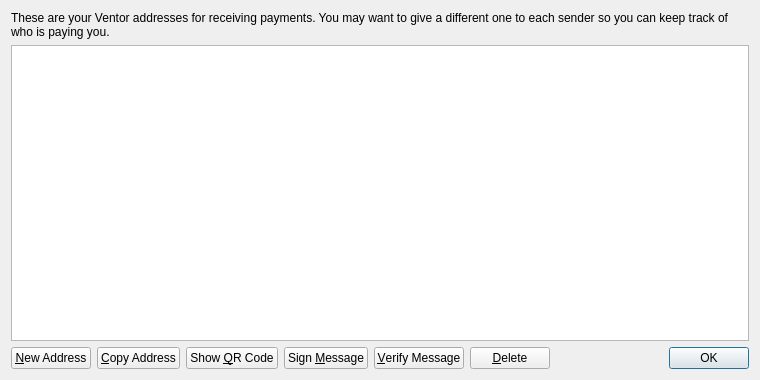
<?xml version="1.0" encoding="UTF-8"?>
<ui version="4.0">
 <class>AddressBookPage</class>
 <widget class="QWidget" name="AddressBookPage">
  <property name="geometry">
   <rect>
    <x>0</x>
    <y>0</y>
    <width>760</width>
    <height>380</height>
   </rect>
  </property>
  <property name="windowTitle">
   <string>Address Book</string>
  </property>
  <layout class="QVBoxLayout" name="verticalLayout">
   <item>
    <widget class="QLabel" name="labelExplanation">
     <property name="text">
      <string>These are your Ventor addresses for receiving payments. You may want to give a different one to each sender so you can keep track of who is paying you.</string>
     </property>
     <property name="textFormat">
      <enum>Qt::PlainText</enum>
     </property>
     <property name="wordWrap">
      <bool>true</bool>
     </property>
    </widget>
   </item>
   <item>
    <widget class="QTableView" name="tableView">
     <property name="contextMenuPolicy">
      <enum>Qt::CustomContextMenu</enum>
     </property>
     <property name="toolTip">
      <string>Double-click to edit address or label</string>
     </property>
     <property name="tabKeyNavigation">
      <bool>false</bool>
     </property>
     <property name="selectionMode">
      <enum>QAbstractItemView::SingleSelection</enum>
     </property>
     <property name="selectionBehavior">
      <enum>QAbstractItemView::SelectRows</enum>
     </property>
     <property name="sortingEnabled">
      <bool>true</bool>
     </property>
     <attribute name="verticalHeaderVisible">
      <bool>false</bool>
     </attribute>
    </widget>
   </item>
   <item>
    <layout class="QHBoxLayout" name="horizontalLayout">
     <item>
      <widget class="QPushButton" name="newAddressButton">
       <property name="toolTip">
        <string>Create a new address</string>
       </property>
       <property name="text">
        <string>&amp;New Address</string>
       </property>
      </widget>
     </item>
     <item>
      <widget class="QPushButton" name="copyToClipboard">
       <property name="toolTip">
        <string>Copy the currently selected address to the system clipboard</string>
       </property>
       <property name="text">
        <string>&amp;Copy Address</string>
       </property>
      </widget>
     </item>
     <item>
      <widget class="QPushButton" name="showQRCode">
       <property name="text">
        <string>Show &amp;QR Code</string>
       </property>
      </widget>
     </item>
     <item>
      <widget class="QPushButton" name="signMessage">
       <property name="toolTip">
        <string>Sign a message to prove you own a Ventor address</string>
       </property>
       <property name="text">
        <string>Sign &amp;Message</string>
       </property>
      </widget>
     </item>
     <item>
      <widget class="QPushButton" name="verifyMessage">
       <property name="toolTip">
        <string>Verify a message to ensure it was signed with a specified Ventor address</string>
       </property>
       <property name="text">
        <string>&amp;Verify Message</string>
       </property>
      </widget>
     </item>
     <item>
      <widget class="QPushButton" name="deleteButton">
       <property name="toolTip">
        <string>Delete the currently selected address from the list</string>
       </property>
       <property name="text">
        <string>&amp;Delete</string>
       </property>
      </widget>
     </item>
     <item>
      <spacer name="horizontalSpacer">
       <property name="orientation">
        <enum>Qt::Horizontal</enum>
       </property>
       <property name="sizeHint" stdset="0">
        <size>
         <width>40</width>
         <height>20</height>
        </size>
       </property>
      </spacer>
     </item>
     <item>
      <widget class="QDialogButtonBox" name="buttonBox">
       <property name="sizePolicy">
        <sizepolicy hsizetype="Maximum" vsizetype="Fixed">
         <horstretch>0</horstretch>
         <verstretch>0</verstretch>
        </sizepolicy>
       </property>
       <property name="standardButtons">
        <set>QDialogButtonBox::Ok</set>
       </property>
      </widget>
     </item>
    </layout>
   </item>
  </layout>
 </widget>
 <resources>
  <include location="../bitcoin.qrc"/>
 </resources>
 <connections/>
</ui>
